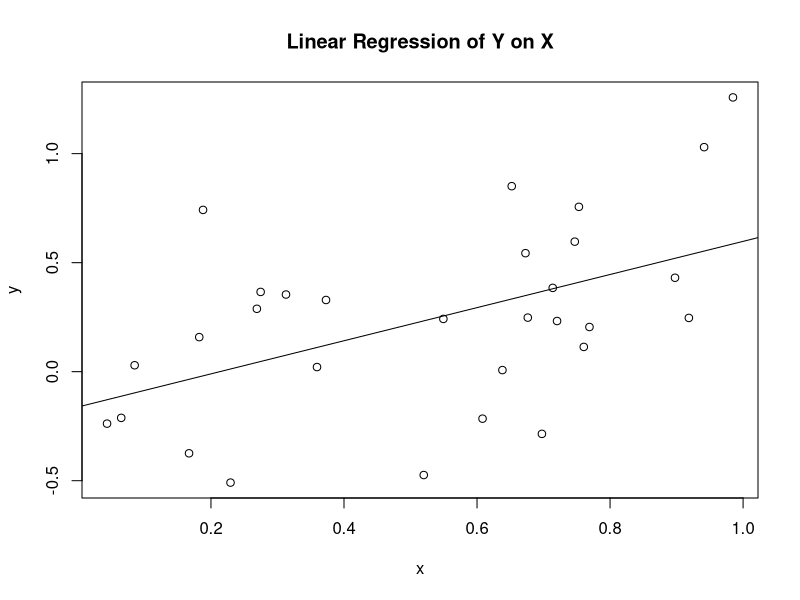

The R script that drew this image:
## ---- chunk 1
x = runif(30); y = x^3 + rnorm(30)/3
plot(x,y); abline(lm(y~x))
title(main = "Linear Regression of Y on X")
